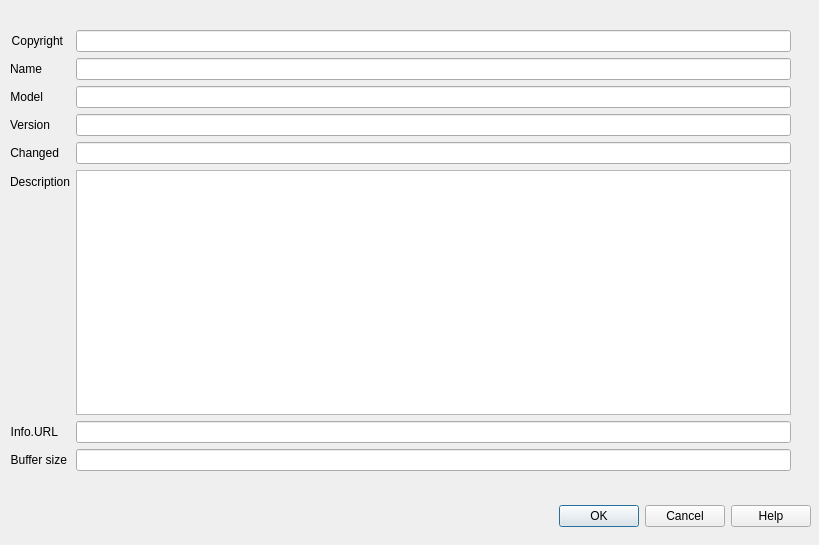
<?xml version="1.0" encoding="UTF-8"?>
<ui version="4.0">
 <class>Dialog</class>
 <widget class="QDialog" name="Dialog">
  <property name="geometry">
   <rect>
    <x>0</x>
    <y>0</y>
    <width>819</width>
    <height>545</height>
   </rect>
  </property>
  <property name="windowTitle">
   <string>Dialog</string>
  </property>
  <widget class="QWidget" name="formLayoutWidget">
   <property name="geometry">
    <rect>
     <x>10</x>
     <y>30</y>
     <width>781</width>
     <height>441</height>
    </rect>
   </property>
   <layout class="QFormLayout" name="formLayout">
    <item row="0" column="0">
     <widget class="QLabel" name="label">
      <property name="text">
       <string>Copyright</string>
      </property>
      <property name="alignment">
       <set>Qt::AlignRight|Qt::AlignTrailing|Qt::AlignVCenter</set>
      </property>
     </widget>
    </item>
    <item row="0" column="1">
     <widget class="QLineEdit" name="m_description">
      <property name="focusPolicy">
       <enum>Qt::WheelFocus</enum>
      </property>
      <property name="toolTip">
       <string>Description for  connection used in connection table</string>
      </property>
      <property name="text">
       <string/>
      </property>
     </widget>
    </item>
    <item row="1" column="0">
     <widget class="QLabel" name="label_2">
      <property name="text">
       <string>Name</string>
      </property>
      <property name="alignment">
       <set>Qt::AlignRight|Qt::AlignTrailing|Qt::AlignVCenter</set>
      </property>
     </widget>
    </item>
    <item row="1" column="1">
     <widget class="QLineEdit" name="m_path">
      <property name="toolTip">
       <string>Path to file containg VSCP events</string>
      </property>
      <property name="text">
       <string/>
      </property>
     </widget>
    </item>
    <item row="2" column="1">
     <widget class="QLineEdit" name="m_path_2">
      <property name="toolTip">
       <string>Path to file containg VSCP events</string>
      </property>
      <property name="text">
       <string/>
      </property>
     </widget>
    </item>
    <item row="2" column="0">
     <widget class="QLabel" name="label_3">
      <property name="text">
       <string>Model</string>
      </property>
      <property name="alignment">
       <set>Qt::AlignRight|Qt::AlignTrailing|Qt::AlignVCenter</set>
      </property>
     </widget>
    </item>
    <item row="3" column="0">
     <widget class="QLabel" name="label_4">
      <property name="text">
       <string>Version</string>
      </property>
      <property name="alignment">
       <set>Qt::AlignRight|Qt::AlignTrailing|Qt::AlignVCenter</set>
      </property>
     </widget>
    </item>
    <item row="4" column="0">
     <widget class="QLabel" name="label_5">
      <property name="text">
       <string>Changed</string>
      </property>
      <property name="alignment">
       <set>Qt::AlignRight|Qt::AlignTrailing|Qt::AlignVCenter</set>
      </property>
     </widget>
    </item>
    <item row="5" column="0">
     <widget class="QLabel" name="label_6">
      <property name="text">
       <string>Description</string>
      </property>
      <property name="alignment">
       <set>Qt::AlignRight|Qt::AlignTrailing|Qt::AlignVCenter</set>
      </property>
     </widget>
    </item>
    <item row="6" column="0">
     <widget class="QLabel" name="label_7">
      <property name="text">
       <string>Info.URL</string>
      </property>
      <property name="alignment">
       <set>Qt::AlignRight|Qt::AlignTrailing|Qt::AlignVCenter</set>
      </property>
     </widget>
    </item>
    <item row="7" column="0">
     <widget class="QLabel" name="label_8">
      <property name="text">
       <string>Buffer size</string>
      </property>
      <property name="alignment">
       <set>Qt::AlignRight|Qt::AlignTrailing|Qt::AlignVCenter</set>
      </property>
     </widget>
    </item>
    <item row="3" column="1">
     <widget class="QLineEdit" name="m_path_3">
      <property name="toolTip">
       <string>Path to file containg VSCP events</string>
      </property>
      <property name="text">
       <string/>
      </property>
     </widget>
    </item>
    <item row="4" column="1">
     <widget class="QLineEdit" name="m_path_4">
      <property name="toolTip">
       <string>Path to file containg VSCP events</string>
      </property>
      <property name="text">
       <string/>
      </property>
     </widget>
    </item>
    <item row="6" column="1">
     <widget class="QLineEdit" name="m_path_6">
      <property name="toolTip">
       <string>Path to file containg VSCP events</string>
      </property>
      <property name="text">
       <string/>
      </property>
     </widget>
    </item>
    <item row="7" column="1">
     <widget class="QLineEdit" name="m_path_7">
      <property name="toolTip">
       <string>Path to file containg VSCP events</string>
      </property>
      <property name="text">
       <string/>
      </property>
     </widget>
    </item>
    <item row="5" column="1">
     <widget class="QTableView" name="tableView"/>
    </item>
   </layout>
  </widget>
  <widget class="QDialogButtonBox" name="buttonBox_2">
   <property name="geometry">
    <rect>
     <x>10</x>
     <y>500</y>
     <width>801</width>
     <height>32</height>
    </rect>
   </property>
   <property name="orientation">
    <enum>Qt::Horizontal</enum>
   </property>
   <property name="standardButtons">
    <set>QDialogButtonBox::Cancel|QDialogButtonBox::Help|QDialogButtonBox::Ok</set>
   </property>
   <property name="centerButtons">
    <bool>false</bool>
   </property>
  </widget>
 </widget>
 <resources/>
 <connections/>
</ui>
